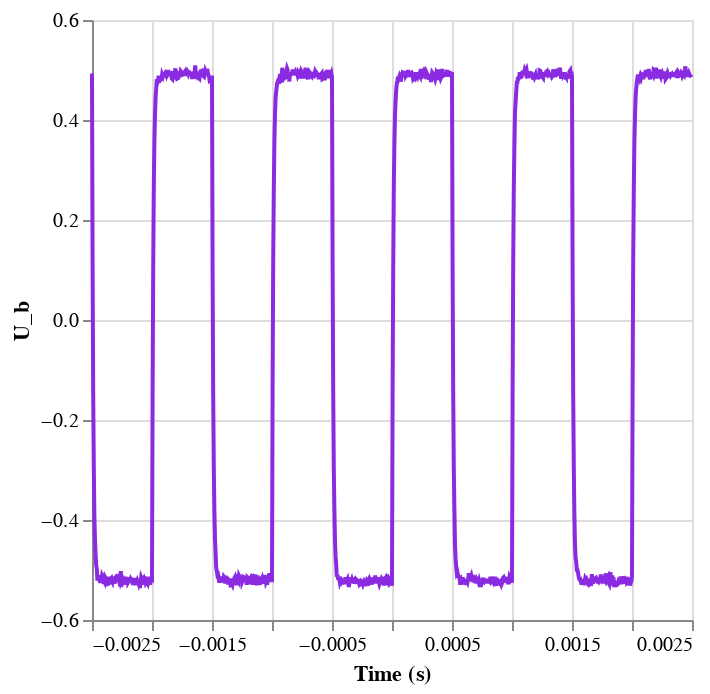

The notebook cell saved with this chart:
### Code cell
path = "RL-01.csv"
data = pd.read_csv(path)

data = data.drop(columns=["U_y"],axis=1)

aj.graph(data)

### Figure 1 — Vega-Lite specification as saved in the notebook (floating-point values rounded to 4 significant figures; data arrays with more than 128 entries replaced by an {"elided": "..."} marker saying what was removed)
{"config": {"view": {"continuousWidth": 300, "continuousHeight": 300}}, "data": {"name": "data-e0624de02e6dec131694290967260519"}, "mark": {"type": "line", "color": "blueviolet"}, "encoding": {"x": {"field": "Time", "title": "Time (s)", "type": "quantitative"}, "y": {"field": "U_b", "type": "quantitative"}}, "$schema": "https://vega.github.io/schema/vega-lite/v5.20.1.json", "datasets": {"data-e0624de02e6dec131694290967260519": {"elided": "1000 records"}}}
